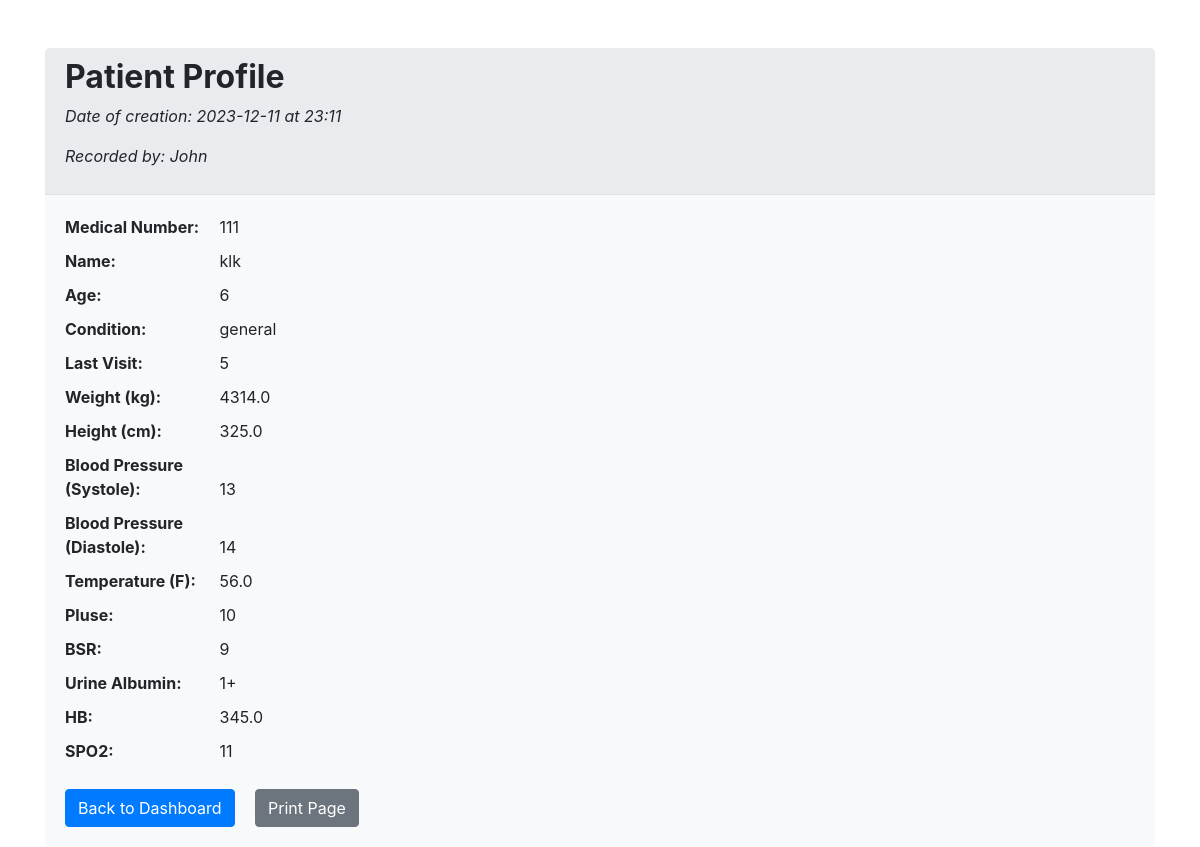
The app's page /nurse/patients/111 (signed in) with its own data.
### app.py (models this page shows)
class Patient(db.Model):
    __tablename__ = 'patients'
    id = db.Column(db.Integer, primary_key=True, autoincrement=True)
    medical_record_number = db.Column(db.String(100), nullable=False, primary_key=True)
    patient_name = db.Column(db.String(100), nullable=False)
    patient_cnic = db.Column(db.String(100), nullable=False)
    patient_age = db.Column(db.Integer, nullable=False)
    patient_type = db.Column(db.String(100), nullable=False)
    visit_number = db.Column(db.Integer, nullable=False, default=1)
    weight_kg = db.Column(db.Float)
    height_cm = db.Column(db.Float)
    b_bp_sys = db.Column(db.Integer)
    b_bp_dia = db.Column(db.Integer)
    temperature = db.Column(db.Float)
    pulse = db.Column(db.Integer)
    bsr = db.Column(db.Integer)
    urine_albumin = db.Column(db.String(100))
    hb = db.Column(db.Float)
    spO2 = db.Column(db.Integer)
    created_at = db.Column(db.DateTime, default=datetime.datetime.utcnow)
    bmi = db.Column(db.Float)
    @property
    def bmi(self):
        if self.weight_kg and self.height_cm:
            return round(self.weight_kg / ((self.height_cm / 100) ** 2), 2)
        return None
    @bmi.setter
    def bmi(self, bmi):
        self.bmi = bmi

### app.py (the view)
@app.route('/nurse/patients/<int:medical_record_number>')
@login_required
def nurse_patient(medical_record_number):
    patient = Patient.query.filter_by(medical_record_number=medical_record_number).first()
    date = patient.created_at.date()
    time = patient.created_at.time().isoformat(timespec='minutes')
    mr_num = patient.medical_record_number
    nurse_name = User.query.filter_by(employee_code=session['employee_code']).first()
    nurse_name = nurse_name.full_name.split(' ')[0].capitalize()
    return render_template('patient.html', patient=patient, date=date, time=time, mr_num=mr_num, nurse_name=nurse_name)

### app.py (called while the page is built)
@login_manager.user_loader
def load_user(user_id):
    return User.query.get(int(user_id))

### nurse/patient.html (shortened to what this page needs)
<!DOCTYPE html>
<html lang="en">
<head>
    <link href="https://stackpath.bootstrapcdn.com/bootstrap/4.5.2/css/bootstrap.min.css" rel="stylesheet">
</head>
<body>
    <div class="container mt-5">
        <div class="patient-details-container">
            <div class="detail-header">
                <h2><b>Patient Profile</b></h2>
                <p><em>Date of creation: {{ date }} at {{ time }}</em></p>
                <p><em>Recorded by: {{ nurse_name }}</em></p>
            </div>
            <div class="detail-item">
                <strong>Medical Number:</strong> <span>{{ patient.medical_record_number }}</span>
            </div>
            <div class="detail-item">
                <strong>Name:</strong> <span>{{ patient.patient_name }}</span>
            </div>
            <div class="detail-item">
                <strong>Age:</strong> <span>{{ patient.patient_age }}</span>
            </div>
            <div class="detail-item">
                <strong>Condition:</strong> <span>{{ patient.patient_type }}</span>
            </div>
            <div class="detail-item">
                <strong>Last Visit:</strong> <span>{{ patient.visit_number }}</span>
            </div>
            <div class="detail-item">
                <strong>Weight (kg):</strong> <span>{{ patient.weight_kg }}</span>
            </div>
            <div class="detail-item">
                <strong>Height (cm):</strong> <span>{{ patient.height_cm }}</span>
            </div>
            <div class="detail-item">
                <strong>Blood Pressure (Systole):</strong> <span>{{ patient.b_bp_sys }}</span>
            </div>
            <div class="detail-item">
                <strong>Blood Pressure (Diastole):</strong> <span>{{ patient.b_bp_dia }}</span>
            </div>
            <div class="detail-item">
                <strong>Temperature (F):</strong> <span>{{ patient.temperature }}</span>
            </div>
            <div class="detail-item">
                <strong>Pluse:</strong> <span>{{ patient.pulse }}</span>
            </div>
            <div class="detail-item">
                <strong>BSR:</strong> <span>{{ patient.bsr }}</span>
            </div>
            <div class="detail-item">
                <strong>Urine Albumin:</strong> <span>{{ patient.urine_albumin }}</span>
            </div>
            <div class="detail-item">
                <strong>HB:</strong> <span>{{ patient.hb }}</span>
            </div>
            <div class="detail-item">
                <strong>SPO2:</strong> <span>{{ patient.spO2 }}</span>
            </div>
            <a href="{{ url_for('nurse_dashboard') }}" class="btn btn-primary mt-3 no-print">Back to Dashboard</a>
            <a href="{{ url_for('nurse_download', medical_record_number=patient.medical_record_number) }}" class="btn btn-secondary mt-3 ml-3 no-print">Print Page</a>
        </div>
    </div>
</body>
</html>

### nurse/patient.html (style rules this page uses)
.patient-details-container { background-color: #f8f9fa; border-radius: 5px; padding: 20px; margin-top: 20px; }
.detail-header { background-color: #e9ecef; border-radius: 5px 5px 0 0; padding: 10px 20px; margin: -20px -20px 20px; border-bottom: 1px solid #dee2e6; }
.detail-item { margin-bottom: 10px; }
.detail-item strong { width: 150px; display: inline-block; }

### records on screen
Patient: medical_record_number "111", patient_name "klk", patient_age "6", patient_type "general", visit_number "5", weight_kg "4314.0", height_cm "325.0", b_bp_sys "13", b_bp_dia "14", temperature "56.0", pulse "10", bsr "9", urine_albumin "1+", hb "345.0", spO2 "11"

### other values on screen
{{ date }} "2023-12-11"
{{ time }} "23:11"
{{ nurse_name }} "John"
